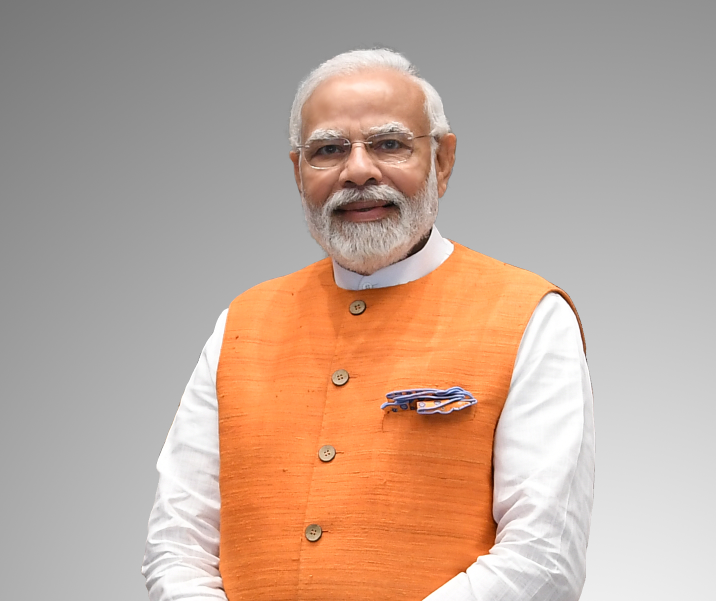
#> input picture class/images/modi.jpg, 1431 x 1202 px, found by its file name (shown at 1/2 size)
$ python plot_3d.py
#> lines starting #> are read from the running program, lines starting #| are printed output that depends on the picture
import matplotlib.pyplot as plt
import cv2
import numpy as np
image = cv2.imread('class\images\modi.jpg',0)
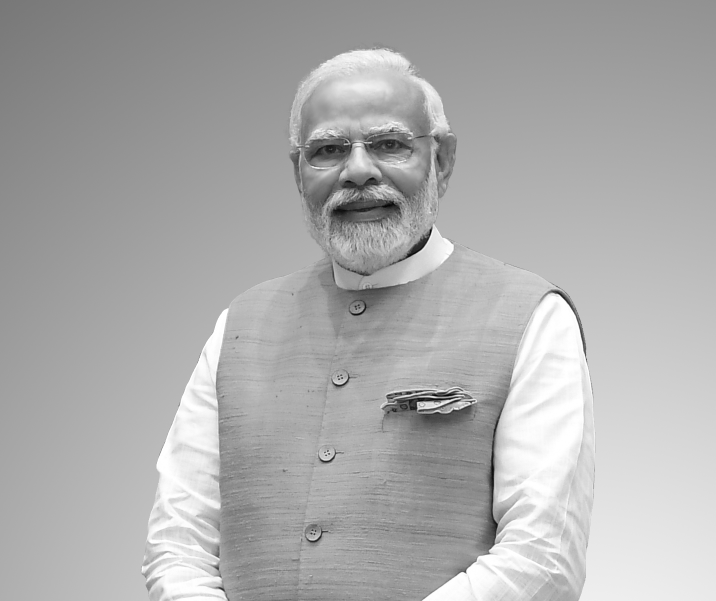
#> image: shape (1202, 1431) (shown at 1/2 size); min 1, max 255, mean 172.4
x = np.arange(0,1431)
y = np.arange(0,1202)
x , y = np.meshgrid(x,y)
z = image

fig = plt.figure()
ax = fig.add_subplot(projection='3d')
ax.plot_surface(x, y, z,cmap='gray')
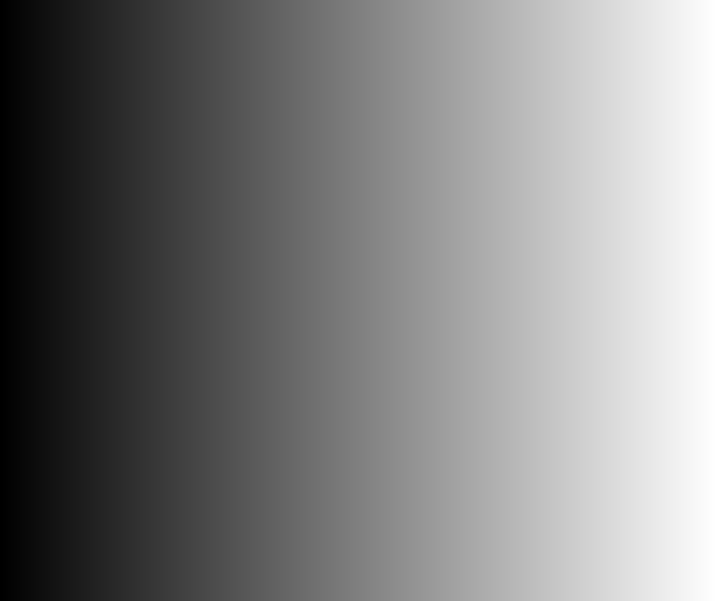
#> x: shape (1202, 1431) int64 (shown at 1/2 size); min 0, max 1430, mean 715; drawn with min black and max white

# Show the plot
plt.show()
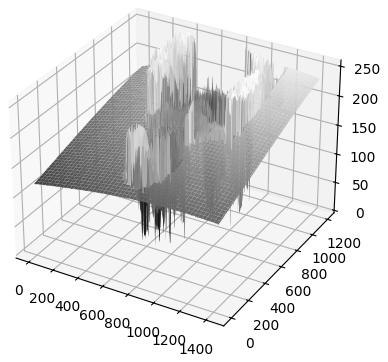
#> figure drawn by matplotlib, 1 panel
